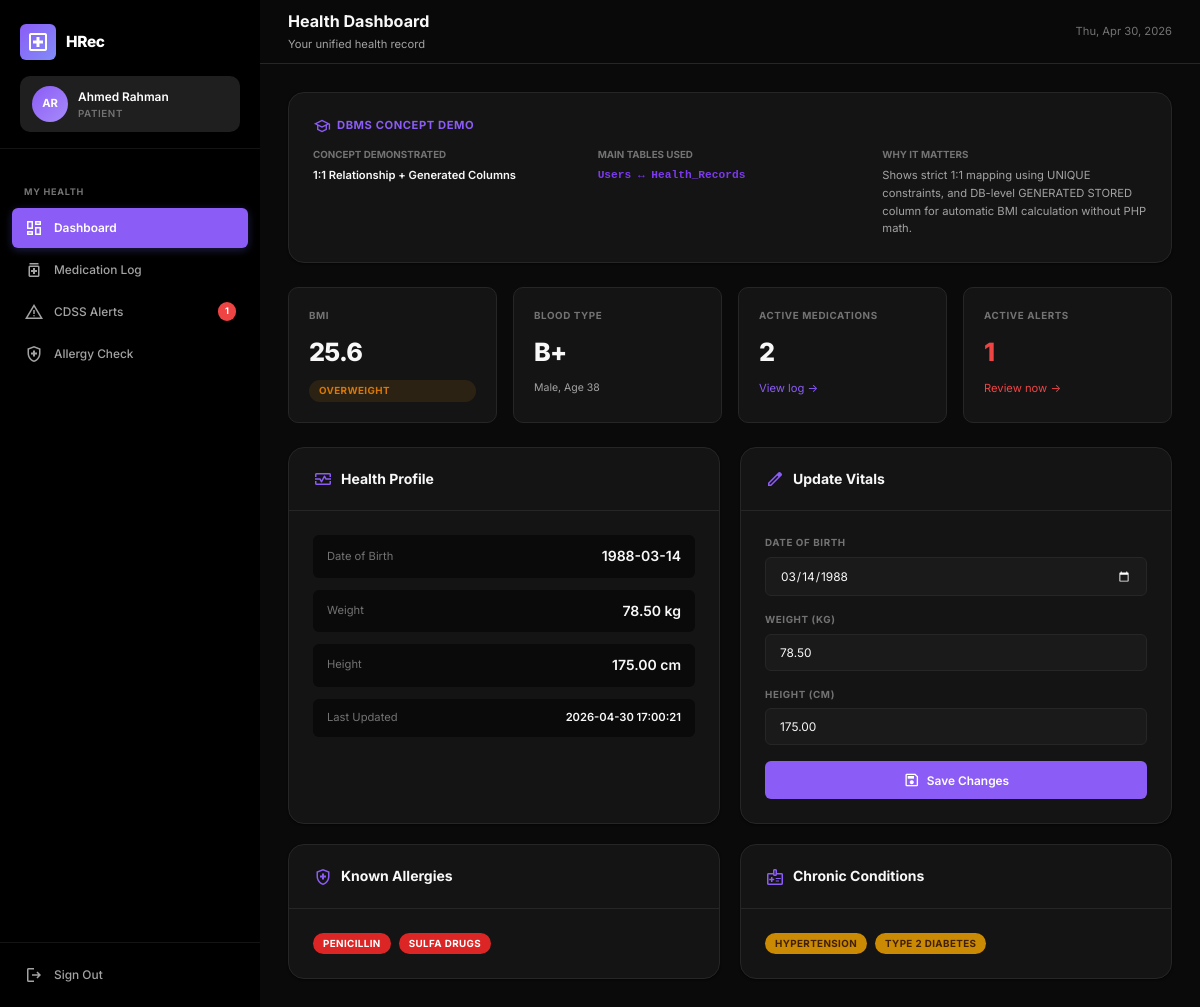
The app's page /pages/patient_dashboard.php (signed in) with its own data.
### tables this page shows
CREATE TABLE Health_Records (
    RecordID          INT AUTO_INCREMENT PRIMARY KEY,
    UserID            INT NOT NULL UNIQUE,
    DOB               DATE,
    Sex               ENUM('Male', 'Female', 'Other'),
    BloodType         ENUM('A+', 'A-', 'B+', 'B-', 'O+', 'O-', 'AB+', 'AB-'),
    WeightKG          DECIMAL(5,2),
    HeightCM          DECIMAL(5,2),
    BMI               DECIMAL(4,1) GENERATED ALWAYS AS
                      (ROUND(WeightKG / ((HeightCM / 100) * (HeightCM / 100)), 1)) STORED,
    KnownAllergies    JSON,
    ChronicConditions JSON,
    LastUpdated       DATETIME DEFAULT CURRENT_TIMESTAMP ON UPDATE CURRENT_TIMESTAMP,
    FOREIGN KEY (UserID) REFERENCES Users(UserID) ON DELETE CASCADE
);

CREATE TABLE Users (
    UserID       INT AUTO_INCREMENT PRIMARY KEY,
    FullName     VARCHAR(100) NOT NULL,
    Email        VARCHAR(100) NOT NULL UNIQUE,
    PasswordHash VARCHAR(255) NOT NULL,
    DOB          DATE,
    Role         ENUM('Patient', 'Doctor', 'Pharmacist') NOT NULL DEFAULT 'Patient',
    CreatedAt    DATETIME DEFAULT CURRENT_TIMESTAMP
);

### pages/patient_dashboard.php (the view, shortened to what this page needs)
<?php
require_once __DIR__ . '/../db.php';
$uid = currentUserId();
$hr = $pdo->prepare('SELECT hr.*, u.FullName, u.DOB as UserDOB, u.Email FROM Health_Records hr JOIN Users u ON hr.UserID = u.UserID WHERE hr.UserID = ?');
$hr->execute([$uid]);
$record = $hr->fetch();
$age = (!empty($record['UserDOB']) && $record['UserDOB'] != '0000-00-00') ? floor((time() - strtotime($record['UserDOB'])) / 31557600) : '—';
function bmiCategory($bmi) {
    if ($bmi < 30)   return ['Overweight', 'badge-bmi-overweight'];
    return ['Obese', 'badge-bmi-obese'];
}
$bmiCat = bmiCategory($record['BMI'] ?? null);
$allergies = $record ? json_decode($record['KnownAllergies'] ?? '[]', true) : [];
$conditions = $record ? json_decode($record['ChronicConditions'] ?? '[]', true) : [];
$mc = $pdo->prepare("SELECT COUNT(*) FROM USER_MED_LOG WHERE UserID = ? AND Status = 'Active'");
$mc->execute([$uid]);
$activeMeds = $mc->fetchColumn();
$fc = $pdo->prepare('SELECT COUNT(*) FROM Medical_Flags WHERE PatientID = ? AND ResolvedAt IS NULL');
$fc->execute([$uid]);
$activeFlags = $fc->fetchColumn();
include __DIR__ . '/../includes/header.php';
?>
<div class="page-content">
  <?php include __DIR__ . '/../includes/dbms_panel.php'; ?>
  <?php if (!$record): ?>
    <div class="card"><div class="card-body empty-state">
      <span class="material-symbols-outlined">person_add</span>
      <p>No health record found. Please contact your administrator.</p>
    </div></div>
  <?php else: ?>
  <div class="stat-grid mb-24">
    <div class="stat-card stagger-1">
      <div class="stat-label">BMI</div>
      <div class="stat-value"><?= $record['BMI'] ?? '—' ?></div>
      <span class="badge <?= $bmiCat[1] ?>" data-bmi="<?= $record['BMI'] ?? 0 ?>"><?= $bmiCat[0] ?></span>
    </div>
    <div class="stat-card stagger-2">
      <div class="stat-label">Blood Type</div>
      <div class="stat-value"><?= htmlspecialchars($record['BloodType'] ?? '—') ?></div>
      <div class="stat-sub"><?= htmlspecialchars($record['Sex'] ?? '') ?>, Age <?= $age ?></div>
    </div>
    <div class="stat-card stagger-3">
      <div class="stat-label">Active Medications</div>
      <div class="stat-value"><?= $activeMeds ?></div>
      <a href="medication_log.php" class="text-sm" style="color:var(--accent)">View log →</a>
    </div>
    <div class="stat-card stagger-4">
      <div class="stat-label">Active Alerts</div>
      <div class="stat-value" style="color: <?= $activeFlags > 0 ? 'var(--danger)' : 'var(--success)' ?>"><?= $activeFlags ?></div>
      <?php if ($activeFlags > 0): ?>
        <a href="cdss_alerts.php" class="text-sm" style="color:var(--danger)">Review now →</a>
      <?php else: ?>
        <div class="stat-sub text-success">All clear</div>
      <?php endif; ?>
    </div>
  </div>
  <div class="grid-2 gap-md">
    <div class="card stagger-2">
      <div class="card-header">
        <h2 class="card-title"><span class="material-symbols-outlined">monitor_heart</span> Health Profile</h2>
      </div>
      <div class="card-body" style="display:flex;flex-direction:column;gap:12px;">
        <div class="flex justify-between items-center" style="padding:10px 14px;background:var(--bg);border-radius:var(--radius-sm);">
          <span class="text-sm text-muted">Date of Birth</span>
          <span class="fw-600"><?= (!empty($record['UserDOB']) && $record['UserDOB'] != '0000-00-00') ? htmlspecialchars($record['UserDOB']) : '—' ?></span>
        </div>
        <div class="flex justify-between items-center" style="padding:10px 14px;background:var(--bg);border-radius:var(--radius-sm);">
          <span class="text-sm text-muted">Weight</span>
          <span class="fw-600"><?= $record['WeightKG'] ?? '—' ?> kg</span>
        </div>
        <div class="flex justify-between items-center" style="padding:10px 14px;background:var(--bg);border-radius:var(--radius-sm);">
          <span class="text-sm text-muted">Height</span>
          <span class="fw-600"><?= $record['HeightCM'] ?? '—' ?> cm</span>
        </div>
        <div class="flex justify-between items-center" style="padding:10px 14px;background:var(--bg);border-radius:var(--radius-sm);">
          <span class="text-sm text-muted">Last Updated</span>
          <span class="fw-600 text-sm"><?= htmlspecialchars($record['LastUpdated'] ?? '—') ?></span>
        </div>
      </div>
    </div>
    <div class="card stagger-3">
      <div class="card-header">
        <h2 class="card-title"><span class="material-symbols-outlined">edit</span> Update Vitals</h2>
      </div>
      <div class="card-body">
        <form method="POST" style="display:flex;flex-direction:column;gap:16px;">
          <div class="form-group">
            <label class="form-label" for="dob">Date of Birth</label>
            <input class="form-control" type="date" id="dob" name="dob" value="<?= htmlspecialchars($record['UserDOB'] ?? '') ?>">
          </div>
          <div class="form-group">
            <label class="form-label" for="weight">Weight (kg)</label>
            <input class="form-control" type="number" step="0.1" id="weight" name="weight" value="<?= $record['WeightKG'] ?>" required>
          </div>
          <div class="form-group">
            <label class="form-label" for="height">Height (cm)</label>
            <input class="form-control" type="number" step="0.1" id="height" name="height" value="<?= $record['HeightCM'] ?>" required>
          </div>
          <button class="btn btn-primary" type="submit"><span class="material-symbols-outlined">save</span> Save Changes</button>
        </form>
      </div>
    </div>
  </div>
  <div class="grid-2 gap-md mt-20">
    <div class="card stagger-4">
      <div class="card-header"><h2 class="card-title"><span class="material-symbols-outlined">health_and_safety</span> Known Allergies</h2></div>
      <div class="card-body">
        <?php if (empty($allergies)): ?>
          <div class="text-sm text-muted">No allergies recorded.</div>
        <?php else: ?>
          <div style="display:flex;flex-wrap:wrap;gap:8px;">
            <?php foreach ($allergies as $a): ?>
              <span class="badge badge-critical"><?= htmlspecialchars($a) ?></span>
            <?php endforeach; ?>
          </div>
        <?php endif; ?>
      </div>
    </div>
    <div class="card stagger-5">
      <div class="card-header"><h2 class="card-title"><span class="material-symbols-outlined">medical_information</span> Chronic Conditions</h2></div>
      <div class="card-body">
        <?php if (empty($conditions)): ?>
          <div class="text-sm text-muted">No chronic conditions recorded.</div>
        <?php else: ?>
          <div style="display:flex;flex-wrap:wrap;gap:8px;">
            <?php foreach ($conditions as $c): ?>
              <span class="badge badge-moderate"><?= htmlspecialchars($c) ?></span>
            <?php endforeach; ?>
          </div>
        <?php endif; ?>
      </div>
    </div>
  </div>
  <?php endif; ?>
</div>
<?php include __DIR__ . '/../includes/footer.php'; ?>

### css/style.css (style rules this page uses)
:root { color-scheme: dark; --bg: #0a0a0a; --bg-card: #141414; --surface: #141414; --bg-sidebar: #000000; --bg-sidebar-hover: #1f1f1f; --bg-sidebar-active: #292929; --bg-input: #1a1a1a; --text-primary: #f8f8f8; --text-secondary: #a3a3a3; --text-muted: #737373; --text-sidebar: #a3a3a3; --text-sidebar-active: #ffffff; --border: #262626; --border-focus: #8b5cf6; --accent: #8b5cf6; --accent-hover: #7c3aed; --accent-light: rgba(139, 92, 246, 0.15); --success: #10b981; --success-bg: rgba(16, 185, 129, 0.1); --warning: #f59e0b; --warning-bg: rgba(245, 158, 11, 0.1); --danger: #ef4444; --danger-bg: rgba(239, 68, 68, 0.1); --info: #3b82f6; --info-bg: rgba(59, 130, 246, 0.1); --critical-bg: #dc2626; --critical-text: #ffffff; --high-bg: #ea580c; --moderate-bg: #ca8a04; --low-bg: #2563eb; --radius-sm: 6px; --radius-md: 10px; --radius-lg: 16px; --radius-xl: 20px; --shadow-sm: 0 1px 2px rgba(0,0,0,.5); --shadow-md: 0 4px 12px rgba(0,0,0,.5); --shadow-lg: 0 10px 30px rgba(0,0,0,.6); --shadow-glow: 0 0 20px rgba(139, 92, 246, 0.25); --transition: 200ms cubic-bezier(.4,0,.2,1); --sidebar-w: 260px; --topbar-h: 64px; }
*, *::before, *::after { box-sizing: border-box; margin: 0; padding: 0; }
html { font-size: 14px; scroll-behavior: smooth; }
body { font-family: 'Inter', system-ui, -apple-system, sans-serif; background: var(--bg); color: var(--text-primary); line-height: 1.6; min-height: 100vh; -webkit-font-smoothing: antialiased; }
a { color: var(--accent); text-decoration: none; transition: color var(--transition); }
.page-content { padding: 28px; flex: 1; }
.card { background: var(--bg-card); border: 1px solid var(--border); border-radius: var(--radius-lg); box-shadow: var(--shadow-sm); transition: box-shadow var(--transition), transform var(--transition); }
.card-header { padding: 20px 24px; border-bottom: 1px solid var(--border); display: flex; align-items: center; justify-content: space-between; }
.card-title { font-size: 1rem; font-weight: 700; display: flex; align-items: center; gap: 8px; color: var(--text-primary); }
.card-title .material-symbols-outlined { font-size: 20px; color: var(--accent); }
.card-body { padding: 24px; }
.stat-grid { display: grid; grid-template-columns: repeat(auto-fit, minmax(180px, 1fr)); gap: 16px; }
.stat-card { background: var(--bg-card); border: 1px solid var(--border); border-radius: var(--radius-md); padding: 20px; display: flex; flex-direction: column; gap: 8px; transition: all var(--transition); }
.stat-label { font-size: .7rem; font-weight: 700; text-transform: uppercase; letter-spacing: .06em; color: var(--text-muted); }
.stat-value { font-size: 1.8rem; font-weight: 800; color: var(--text-primary); letter-spacing: -.03em; }
.stat-sub { font-size: .75rem; color: var(--text-secondary); }
.badge { display: inline-flex; align-items: center; gap: 4px; padding: 3px 10px; border-radius: 20px; font-size: .7rem; font-weight: 700; text-transform: uppercase; letter-spacing: .04em; }
.badge-critical { background: var(--critical-bg); color: var(--critical-text); }
.badge-moderate { background: var(--moderate-bg); color: #422006; }
.badge-bmi-overweight { background: var(--warning-bg); color: #d97706; }
.btn { display: inline-flex; align-items: center; justify-content: center; gap: 6px; padding: 10px 20px; border: none; border-radius: var(--radius-sm); font-family: inherit; font-size: .85rem; font-weight: 600; cursor: pointer; transition: all var(--transition); text-decoration: none; white-space: nowrap; }
.btn-primary { background: var(--accent); color: #fff; }
.btn .material-symbols-outlined { font-size: 18px; }
.form-group { display: flex; flex-direction: column; gap: 6px; }
.form-label { font-size: .7rem; font-weight: 700; text-transform: uppercase; letter-spacing: .06em; color: var(--text-muted); }
.form-control { padding: 10px 14px; background: var(--bg-input); border: 1px solid var(--border); border-radius: var(--radius-sm); font-family: inherit; font-size: .85rem; color: var(--text-primary); transition: all var(--transition); outline: none; width: 100%; }
.grid-2 { display: grid; grid-template-columns: 1fr 1fr; gap: 20px; }
.gap-md { gap: 20px; }
.flex { display: flex; }
.items-center { align-items: center; }
.justify-between { justify-content: space-between; }
.mt-20 { margin-top: 20px; }
.mb-24 { margin-bottom: 24px; }
.fw-600 { font-weight: 600; }
.text-sm { font-size: .8rem; }
.text-muted { color: var(--text-muted); }

### records on screen
health_records: BMI "25.6", BMI "OVERWEIGHT", BloodType "B+", Sex "Male", UserID.DOB "38", UserID.DOB "1988-03-14", WeightKG "78.50", HeightCM "175.00", LastUpdated "2026-04-30 17:00:21", dob "03/14/1988", weight "78.50", height "175.00", KnownAllergies "PENICILLIN", KnownAllergies "SULFA DRUGS", ChronicConditions "HYPERTENSION", ChronicConditions "TYPE 2 DIABETES"

### other values on screen
$initials "AR"
$userName "Ahmed Rahman"
$role "PATIENT"
$flagCount "1"
$pageTitle "Health Dashboard"
$pageSubtitle "Your unified health record"
$dbmsConcept "1:1 Relationship + Generated Columns"
$dbmsTables "Users ↔ Health_Records"
$dbmsWhy "Shows strict 1:1 mapping using UNIQUE constraints, and DB-level GENERATED STORED column for automatic BMI calculation without PHP math."
$activeMeds "2"
$activeFlags "1"
